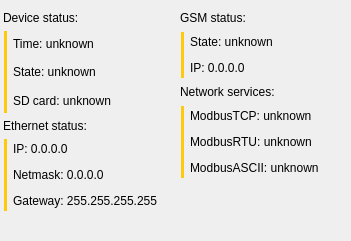
            <widget class="QWidget" name="layoutWidget">
             <property name="geometry">
              <rect>
               <x>0</x>
               <y>0</y>
               <width>351</width>
               <height>241</height>
              </rect>
             </property>
             <layout class="QHBoxLayout" name="horizontalLayout_33">
              <property name="leftMargin">
               <number>3</number>
              </property>
              <property name="rightMargin">
               <number>0</number>
              </property>
              <item>
               <layout class="QVBoxLayout" name="verticalLayout_19">
                <property name="spacing">
                 <number>6</number>
                </property>
                <item>
                 <widget class="QLabel" name="label_14">
                  <property name="text">
                   <string>Device status:</string>
                  </property>
                 </widget>
                </item>
                <item>
                 <layout class="QHBoxLayout" name="horizontalLayout_31">
                  <property name="spacing">
                   <number>6</number>
                  </property>
                  <property name="leftMargin">
                   <number>1</number>
                  </property>
                  <item>
                   <widget class="QWidget" name="widget_6" native="true">
                    <property name="minimumSize">
                     <size>
                      <width>3</width>
                      <height>0</height>
                     </size>
                    </property>
                    <property name="maximumSize">
                     <size>
                      <width>3</width>
                      <height>16777215</height>
                     </size>
                    </property>
                    <property name="palette">
                     <palette>
                      <active>
                       <colorrole role="Base">
                        <brush brushstyle="SolidPattern">
                         <color alpha="255">
                          <red>255</red>
                          <green>255</green>
                          <blue>255</blue>
                         </color>
                        </brush>
                       </colorrole>
                       <colorrole role="Window">
                        <brush brushstyle="SolidPattern">
                         <color alpha="255">
                          <red>255</red>
                          <green>201</green>
                          <blue>14</blue>
                         </color>
                        </brush>
                       </colorrole>
                      </active>
                      <inactive>
                       <colorrole role="Base">
                        <brush brushstyle="SolidPattern">
                         <color alpha="255">
                          <red>255</red>
                          <green>255</green>
                          <blue>255</blue>
                         </color>
                        </brush>
                       </colorrole>
                       <colorrole role="Window">
                        <brush brushstyle="SolidPattern">
                         <color alpha="255">
                          <red>255</red>
                          <green>201</green>
                          <blue>14</blue>
                         </color>
                        </brush>
                       </colorrole>
                      </inactive>
                      <disabled>
                       <colorrole role="Base">
                        <brush brushstyle="SolidPattern">
                         <color alpha="255">
                          <red>255</red>
                          <green>201</green>
                          <blue>14</blue>
                         </color>
                        </brush>
                       </colorrole>
                       <colorrole role="Window">
                        <brush brushstyle="SolidPattern">
                         <color alpha="255">
                          <red>255</red>
                          <green>201</green>
                          <blue>14</blue>
                         </color>
                        </brush>
                       </colorrole>
                      </disabled>
                     </palette>
                    </property>
                    <property name="autoFillBackground">
                     <bool>true</bool>
                    </property>
                   </widget>
                  </item>
                  <item>
                   <layout class="QVBoxLayout" name="verticalLayout_5">
                    <item>
                     <layout class="QHBoxLayout" name="horizontalLayout_27">
                      <item>
                       <widget class="QLabel" name="deviceDateTimeLabel">
                        <property name="text">
                         <string>Time: unknown</string>
                        </property>
                       </widget>
                      </item>
                      <item>
                       <widget class="QToolButton" name="syncDateTimeButton">
                        <property name="enabled">
                         <bool>true</bool>
                        </property>
                        <property name="minimumSize">
                         <size>
                          <width>25</width>
                          <height>25</height>
                         </size>
                        </property>
                        <property name="maximumSize">
                         <size>
                          <width>25</width>
                          <height>25</height>
                         </size>
                        </property>
                        <property name="toolTip">
                         <string>Synchronize</string>
                        </property>
                        <property name="text">
                         <string/>
                        </property>
                        <property name="icon">
                         <iconset resource="MarvieController.qrc">
                          <normaloff>:/MarvieController/icons/icons8-refresh-96.png</normaloff>:/MarvieController/icons/icons8-refresh-96.png</iconset>
                        </property>
                        <property name="iconSize">
                         <size>
                          <width>25</width>
                          <height>25</height>
                         </size>
                        </property>
                        <property name="autoRaise">
                         <bool>true</bool>
                        </property>
                       </widget>
                      </item>
                      <item>
                       <spacer name="horizontalSpacer_4">
                        <property name="orientation">
                         <enum>Qt::Horizontal</enum>
                        </property>
                        <property name="sizeType">
                         <enum>QSizePolicy::Fixed</enum>
                        </property>
                        <property name="sizeHint" stdset="0">
                         <size>
                          <width>5</width>
                          <height>20</height>
                         </size>
                        </property>
                       </spacer>
                      </item>
                     </layout>
                    </item>
                    <item>
                     <layout class="QHBoxLayout" name="horizontalLayout_10">
                      <item>
                       <widget class="QLabel" name="deviceStateLabel">
                        <property name="text">
                         <string>State: unknown</string>
                        </property>
                       </widget>
                      </item>
                      <item>
                       <spacer name="horizontalSpacer_6">
                        <property name="orientation">
                         <enum>Qt::Horizontal</enum>
                        </property>
                        <property name="sizeType">
                         <enum>QSizePolicy::Expanding</enum>
                        </property>
                        <property name="sizeHint" stdset="0">
                         <size>
                          <width>5</width>
                          <height>20</height>
                         </size>
                        </property>
                       </spacer>
                      </item>
                     </layout>
                    </item>
                    <item>
                     <layout class="QHBoxLayout" name="horizontalLayout_8">
                      <property name="spacing">
                       <number>6</number>
                      </property>
                      <item>
                       <widget class="QLabel" name="sdCardStatusLabel">
                        <property name="text">
                         <string>SD card: unknown</string>
                        </property>
                       </widget>
                      </item>
                      <item>
                       <widget class="QToolButton" name="sdCardMenuButton">
                        <property name="enabled">
                         <bool>true</bool>
                        </property>
                        <property name="minimumSize">
                         <size>
                          <width>25</width>
                          <height>25</height>
                         </size>
                        </property>
                        <property name="maximumSize">
                         <size>
                          <width>25</width>
                          <height>25</height>
                         </size>
                        </property>
                        <property name="toolTip">
                         <string>Format SD card</string>
                        </property>
                        <property name="text">
                         <string/>
                        </property>
                        <property name="icon">
                         <iconset resource="MarvieController.qrc">
                          <normaloff>:/MarvieController/icons/icons8-down-button-48.png</normaloff>:/MarvieController/icons/icons8-down-button-48.png</iconset>
                        </property>
                        <property name="iconSize">
                         <size>
                          <width>25</width>
                          <height>25</height>
                         </size>
                        </property>
                        <property name="autoRaise">
                         <bool>true</bool>
                        </property>
                       </widget>
                      </item>
                      <item>
                       <spacer name="horizontalSpacer_3">
                        <property name="orientation">
                         <enum>Qt::Horizontal</enum>
                        </property>
                        <property name="sizeType">
                         <enum>QSizePolicy::Fixed</enum>
                        </property>
                        <property name="sizeHint" stdset="0">
                         <size>
                          <width>5</width>
                          <height>20</height>
                         </size>
                        </property>
                       </spacer>
                      </item>
                     </layout>
                    </item>
                   </layout>
                  </item>
                 </layout>
                </item>
                <item>
                 <widget class="QLabel" name="label_17">
                  <property name="text">
                   <string>Ethernet status:</string>
                  </property>
                 </widget>
                </item>
                <item>
                 <layout class="QHBoxLayout" name="horizontalLayout_43">
                  <property name="spacing">
                   <number>6</number>
                  </property>
                  <property name="leftMargin">
                   <number>1</number>
                  </property>
                  <item>
                   <widget class="QWidget" name="widget_9" native="true">
                    <property name="minimumSize">
                     <size>
                      <width>3</width>
                      <height>0</height>
                     </size>
                    </property>
                    <property name="maximumSize">
                     <size>
                      <width>3</width>
                      <height>16777215</height>
                     </size>
                    </property>
                    <property name="palette">
                     <palette>
                      <active>
                       <colorrole role="Base">
                        <brush brushstyle="SolidPattern">
                         <color alpha="255">
                          <red>255</red>
                          <green>255</green>
                          <blue>255</blue>
                         </color>
                        </brush>
                       </colorrole>
                       <colorrole role="Window">
                        <brush brushstyle="SolidPattern">
                         <color alpha="255">
                          <red>255</red>
                          <green>201</green>
                          <blue>14</blue>
                         </color>
                        </brush>
                       </colorrole>
                      </active>
                      <inactive>
                       <colorrole role="Base">
                        <brush brushstyle="SolidPattern">
                         <color alpha="255">
                          <red>255</red>
                          <green>255</green>
                          <blue>255</blue>
                         </color>
                        </brush>
                       </colorrole>
                       <colorrole role="Window">
                        <brush brushstyle="SolidPattern">
                         <color alpha="255">
                          <red>255</red>
                          <green>201</green>
                          <blue>14</blue>
                         </color>
                        </brush>
                       </colorrole>
                      </inactive>
                      <disabled>
                       <colorrole role="Base">
                        <brush brushstyle="SolidPattern">
                         <color alpha="255">
                          <red>255</red>
                          <green>201</green>
                          <blue>14</blue>
                         </color>
                        </brush>
                       </colorrole>
                       <colorrole role="Window">
                        <brush brushstyle="SolidPattern">
                         <color alpha="255">
                          <red>255</red>
                          <green>201</green>
                          <blue>14</blue>
                         </color>
                        </brush>
                       </colorrole>
                      </disabled>
                     </palette>
                    </property>
                    <property name="autoFillBackground">
                     <bool>true</bool>
                    </property>
                   </widget>
                  </item>
                  <item>
                   <layout class="QVBoxLayout" name="verticalLayout_22">
                    <item>
                     <layout class="QHBoxLayout" name="horizontalLayout_47">
                      <item>
                       <widget class="QLabel" name="lanIpLabel">
                        <property name="minimumSize">
                         <size>
                          <width>47</width>
                          <height>0</height>
                         </size>
                        </property>
                        <property name="text">
                         <string>IP: 0.0.0.0</string>
                        </property>
                       </widget>
                      </item>
                      <item>
                       <spacer name="horizontalSpacer_41">
                        <property name="orientation">
                         <enum>Qt::Horizontal</enum>
                        </property>
                        <property name="sizeType">
                         <enum>QSizePolicy::Expanding</enum>
                        </property>
                        <property name="sizeHint" stdset="0">
                         <size>
                          <width>5</width>
                          <height>20</height>
                         </size>
                        </property>
                       </spacer>
                      </item>
                     </layout>
                    </item>
                    <item>
                     <layout class="QHBoxLayout" name="horizontalLayout_48">
                      <item>
                       <widget class="QLabel" name="lanNetmaskLabel">
                        <property name="minimumSize">
                         <size>
                          <width>47</width>
                          <height>0</height>
                         </size>
                        </property>
                        <property name="text">
                         <string>Netmask: 0.0.0.0</string>
                        </property>
                       </widget>
                      </item>
                      <item>
                       <spacer name="horizontalSpacer_42">
                        <property name="orientation">
                         <enum>Qt::Horizontal</enum>
                        </property>
                        <property name="sizeType">
                         <enum>QSizePolicy::Expanding</enum>
                        </property>
                        <property name="sizeHint" stdset="0">
                         <size>
                          <width>5</width>
                          <height>20</height>
                         </size>
                        </property>
                       </spacer>
                      </item>
                     </layout>
                    </item>
                    <item>
                     <layout class="QHBoxLayout" name="horizontalLayout_49">
                      <item>
                       <widget class="QLabel" name="lanGatewayLabel">
                        <property name="minimumSize">
                         <size>
                          <width>47</width>
                          <height>0</height>
                         </size>
                        </property>
                        <property name="text">
                         <string>Gateway: 255.255.255.255</string>
                        </property>
                       </widget>
                      </item>
                      <item>
                       <spacer name="horizontalSpacer_43">
                        <property name="orientation">
                         <enum>Qt::Horizontal</enum>
                        </property>
                        <property name="sizeType">
                         <enum>QSizePolicy::Expanding</enum>
                        </property>
                        <property name="sizeHint" stdset="0">
                         <size>
                          <width>5</width>
                          <height>20</height>
                         </size>
                        </property>
                       </spacer>
                      </item>
                     </layout>
                    </item>
                   </layout>
                  </item>
                 </layout>
                </item>
                <item>
                 <spacer name="verticalSpacer_11">
                  <property name="orientation">
                   <enum>Qt::Vertical</enum>
                  </property>
                  <property name="sizeHint" stdset="0">
                   <size>
                    <width>20</width>
                    <height>40</height>
                   </size>
                  </property>
                 </spacer>
                </item>
               </layout>
              </item>
              <item>
               <layout class="QVBoxLayout" name="verticalLayout_20">
                <property name="spacing">
                 <number>7</number>
                </property>
                <item>
                 <widget class="QLabel" name="label_15">
                  <property name="text">
                   <string>GSM status:</string>
                  </property>
                 </widget>
                </item>
                <item>
                 <layout class="QHBoxLayout" name="horizontalLayout_32">
                  <property name="spacing">
                   <number>6</number>
                  </property>
                  <property name="leftMargin">
                   <number>1</number>
                  </property>
                  <item>
                   <widget class="QWidget" name="widget_5" native="true">
                    <property name="minimumSize">
                     <size>
                      <width>3</width>
                      <height>0</height>
                     </size>
                    </property>
                    <property name="maximumSize">
                     <size>
                      <width>3</width>
                      <height>16777215</height>
                     </size>
                    </property>
                    <property name="palette">
                     <palette>
                      <active>
                       <colorrole role="Base">
                        <brush brushstyle="SolidPattern">
                         <color alpha="255">
                          <red>255</red>
                          <green>255</green>
                          <blue>255</blue>
                         </color>
                        </brush>
                       </colorrole>
                       <colorrole role="Window">
                        <brush brushstyle="SolidPattern">
                         <color alpha="255">
                          <red>255</red>
                          <green>201</green>
                          <blue>14</blue>
                         </color>
                        </brush>
                       </colorrole>
                      </active>
                      <inactive>
                       <colorrole role="Base">
                        <brush brushstyle="SolidPattern">
                         <color alpha="255">
                          <red>255</red>
                          <green>255</green>
                          <blue>255</blue>
                         </color>
                        </brush>
                       </colorrole>
                       <colorrole role="Window">
                        <brush brushstyle="SolidPattern">
                         <color alpha="255">
                          <red>255</red>
                          <green>201</green>
                          <blue>14</blue>
                         </color>
                        </brush>
                       </colorrole>
                      </inactive>
                      <disabled>
                       <colorrole role="Base">
                        <brush brushstyle="SolidPattern">
                         <color alpha="255">
                          <red>255</red>
                          <green>201</green>
                          <blue>14</blue>
                         </color>
                        </brush>
                       </colorrole>
                       <colorrole role="Window">
                        <brush brushstyle="SolidPattern">
                         <color alpha="255">
                          <red>255</red>
                          <green>201</green>
                          <blue>14</blue>
                         </color>
                        </brush>
                       </colorrole>
                      </disabled>
                     </palette>
                    </property>
                    <property name="autoFillBackground">
                     <bool>true</bool>
                    </property>
                   </widget>
                  </item>
                  <item>
                   <layout class="QVBoxLayout" name="verticalLayout_6">
                    <item>
                     <layout class="QHBoxLayout" name="horizontalLayout_12">
                      <item>
                       <widget class="QLabel" name="gsmStateLabel">
                        <property name="text">
                         <string>State: unknown</string>
                        </property>
                       </widget>
                      </item>
                      <item>
                       <spacer name="horizontalSpacer_8">
                        <property name="orientation">
                         <enum>Qt::Horizontal</enum>
                        </property>
                        <property name="sizeHint" stdset="0">
                         <size>
                          <width>5</width>
                          <height>20</height>
                         </size>
                        </property>
                       </spacer>
                      </item>
                     </layout>
                    </item>
                    <item>
                     <layout class="QHBoxLayout" name="horizontalLayout_30">
                      <item>
                       <widget class="QLabel" name="gsmIpLabel">
                        <property name="text">
                         <string>IP: 0.0.0.0</string>
                        </property>
                       </widget>
                      </item>
                      <item>
                       <spacer name="horizontalSpacer_29">
                        <property name="orientation">
                         <enum>Qt::Horizontal</enum>
                        </property>
                        <property name="sizeHint" stdset="0">
                         <size>
                          <width>5</width>
                          <height>20</height>
                         </size>
                        </property>
                       </spacer>
                      </item>
                     </layout>
                    </item>
                   </layout>
                  </item>
                 </layout>
                </item>
                <item>
                 <widget class="QLabel" name="label_16">
                  <property name="text">
                   <string>Network services:</string>
                  </property>
                 </widget>
                </item>
                <item>
                 <layout class="QHBoxLayout" name="horizontalLayout_34">
                  <property name="spacing">
                   <number>6</number>
                  </property>
                  <property name="leftMargin">
                   <number>1</number>
                  </property>
                  <item>
                   <widget class="QWidget" name="widget_7" native="true">
                    <property name="minimumSize">
                     <size>
                      <width>3</width>
                      <height>0</height>
                     </size>
                    </property>
                    <property name="maximumSize">
                     <size>
                      <width>3</width>
                      <height>16777215</height>
                     </size>
                    </property>
                    <property name="palette">
                     <palette>
                      <active>
                       <colorrole role="Base">
                        <brush brushstyle="SolidPattern">
                         <color alpha="255">
                          <red>255</red>
                          <green>255</green>
                          <blue>255</blue>
                         </color>
                        </brush>
                       </colorrole>
                       <colorrole role="Window">
                        <brush brushstyle="SolidPattern">
                         <color alpha="255">
                          <red>255</red>
                          <green>201</green>
                          <blue>14</blue>
                         </color>
                        </brush>
                       </colorrole>
                      </active>
                      <inactive>
                       <colorrole role="Base">
                        <brush brushstyle="SolidPattern">
                         <color alpha="255">
                          <red>255</red>
                          <green>255</green>
                          <blue>255</blue>
                         </color>
                        </brush>
                       </colorrole>
                       <colorrole role="Window">
                        <brush brushstyle="SolidPattern">
                         <color alpha="255">
                          <red>255</red>
                          <green>201</green>
                          <blue>14</blue>
                         </color>
                        </brush>
                       </colorrole>
                      </inactive>
                      <disabled>
                       <colorrole role="Base">
                        <brush brushstyle="SolidPattern">
                         <color alpha="255">
                          <red>255</red>
                          <green>201</green>
                          <blue>14</blue>
                         </color>
                        </brush>
                       </colorrole>
                       <colorrole role="Window">
                        <brush brushstyle="SolidPattern">
                         <color alpha="255">
                          <red>255</red>
                          <green>201</green>
                          <blue>14</blue>
                         </color>
                        </brush>
                       </colorrole>
                      </disabled>
                     </palette>
                    </property>
                    <property name="autoFillBackground">
                     <bool>true</bool>
                    </property>
                   </widget>
                  </item>
                  <item>
                   <layout class="QVBoxLayout" name="verticalLayout_21">
                    <item>
                     <layout class="QHBoxLayout" name="horizontalLayout_36">
                      <item>
                       <widget class="QLabel" name="modbusTcpStatusLabel">
                        <property name="text">
                         <string>ModbusTCP: unknown</string>
                        </property>
                       </widget>
                      </item>
                      <item>
                       <spacer name="horizontalSpacer_31">
                        <property name="orientation">
                         <enum>Qt::Horizontal</enum>
                        </property>
                        <property name="sizeHint" stdset="0">
                         <size>
                          <width>5</width>
                          <height>20</height>
                         </size>
                        </property>
                       </spacer>
                      </item>
                     </layout>
                    </item>
                    <item>
                     <layout class="QHBoxLayout" name="horizontalLayout_35">
                      <item>
                       <widget class="QLabel" name="modbusRtuStatusLabel">
                        <property name="text">
                         <string>ModbusRTU: unknown</string>
                        </property>
                       </widget>
                      </item>
                      <item>
                       <spacer name="horizontalSpacer_30">
                        <property name="orientation">
                         <enum>Qt::Horizontal</enum>
                        </property>
                        <property name="sizeHint" stdset="0">
                         <size>
                          <width>5</width>
                          <height>20</height>
                         </size>
                        </property>
                       </spacer>
                      </item>
                     </layout>
                    </item>
                    <item>
                     <layout class="QHBoxLayout" name="horizontalLayout_37">
                      <item>
                       <widget class="QLabel" name="modbusAsciiStatusLabel">
                        <property name="text">
                         <string>ModbusASCII: unknown</string>
                        </property>
                       </widget>
                      </item>
                      <item>
                       <spacer name="horizontalSpacer_32">
                        <property name="orientation">
                         <enum>Qt::Horizontal</enum>
                        </property>
                        <property name="sizeHint" stdset="0">
                         <size>
                          <width>5</width>
                          <height>20</height>
                         </size>
                        </property>
                       </spacer>
                      </item>
                     </layout>
                    </item>
                   </layout>
                  </item>
                 </layout>
                </item>
                <item>
                 <spacer name="verticalSpacer_12">
                  <property name="orientation">
                   <enum>Qt::Vertical</enum>
                  </property>
                  <property name="sizeHint" stdset="0">
                   <size>
                    <width>20</width>
                    <height>40</height>
                   </size>
                  </property>
                 </spacer>
                </item>
               </layout>
              </item>
             </layout>
            </widget>
